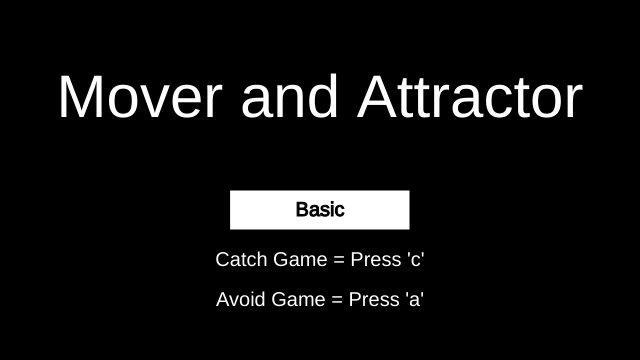
Frame 1 (no input)
Frame 60 (no input): identical to frame 1, image omitted
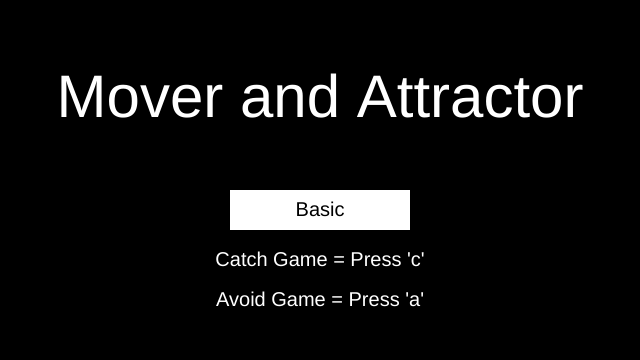
Frame 120 (the mouse pressed at the canvas centre since frame 60)

The p5.js sketch that drew these frames (run headless with seeded random() and noise() and a simulated clock; from frame 60 on, the mouse is pressed at the canvas centre):

// p5.js sketch
// ── sketch.js
let particle = [];
let color = [];
let i;
let dbool;
let ballNum;
let score;
let sum;
let time;
let now;
let gameover;
let selection; // 0 = main, 1 = basic, 2 = catch, 3 = avoid

function setup() {
  createCanvas(640, 360);
  background(255);
  dbool = 0;
  ballNum = 1;
  score = 0;
  sum = 0;
  time = 10;
  gameover = 0;
  selection = 0;

  for(i=0; i<30; i++) {
    particle[i] = new Particle(random(20, width-20), random(20, height-20), random(3, 5));
    color[i] = [];
    color[i][0] = random(255);
    color[i][1] = random(255);
    color[i][2] = random(255);
  }
}

function draw() {
  if(dbool == 1) { // d 모드
    background(255, 255, 255, 100);
    noStroke();
  }

  else {
    if(mouseIsPressed && key!= 'c') {
      noStroke();
    }

    else {
      background(255, 255, 255, 20);
      stroke(0);
    }
  }

  if(selection == 0) {
    background(0);
    fill(255);
    textAlign(CENTER, CENTER);
    textSize(60);
    text("Mover and Attractor", 320, 100);

    rectMode(CENTER);
    rect(320, 210, 180, 40);

    fill(0);
    textSize(20);
    text("Basic", 320, 210);
    fill(255);
    text("Catch Game = Press 'c'", 320, 260);
    text("Avoid Game = Press 'a'", 320, 300);

    if(key == 'c') {
      selection = 2;
      background(255);
    }

    else if(key == 'a') {
      selection = 3;
      background(255);
    }
  }

  else if(selection == 1) {
    ballNum = 1;
    score = 0;
    sum = 0;
    time = 10;
    gameover = 0;

    for(i=0; i<30; i++) {
      let power = createVector(random(-0.5, 0.5), random(-0.5, 0.5));
      particle[i].applyForce(power);

      fill(color[i][0], color[i][1], color[i][2]);

      particle[i].update();
      particle[i].edges();
      particle[i].display();
    }
  }

  else if(selection == 2)
    catchGame();

  else if(selection == 3)
    avoidGame();
}

function keyTyped() {

  for(i=0; i<30; i++) {
    if(key == 'r') {
      color[i][0] = random(255);
      color[i][1] = 0;
      color[i][2] = 0;
      dbool = 0;
    }

    else if(key == 'g') {
      color[i][0] = 0;
      color[i][1] = random(255);
      color[i][2] = 0;
      dbool = 0;
    }

    else if(key == 'b') {
      color[i][0] = 0;
      color[i][1] = 0;
      color[i][2] = random(255);
      dbool = 0;
    }

    else if(key == 'w') {
      color[i][0] = random(255);
      color[i][1] = random(255);
      color[i][2] = random(255);
      dbool = 0;
    }

    else if(key == 'd') {
      let r = random(255);

      color[i][0] = r;
      color[i][1] = r;
      color[i][2] = r;
      dbool = 1;
    }

    else if(key == ' ') {
      background(255);
      dbool = 0;
    }

    else if(key == 'a')
      now = frameCount;
  }
}

function mouseClicked() {
  if(mouseX>230 && mouseX<410 && mouseY>180 && mouseY<220 && selection == 0) {
    selection = 1;
    background(255);
  }
}

// ── Avoid.js
function avoidGame() {
  background(255);
  textSize(30);
  textAlign(CENTER, CENTER);
  fill(0);
  textFont("Sugarpunch DEMO");
  text('Score', 540, 30);
  text('Time', 60, 30);
  textSize(25);
  textFont("Modern Love");
  text(score, 540, 65);
  text(time, 60, 65);

  for(i=0; i<ballNum; i++) {
    let power = createVector(random(-0.1, 0.1), random(-0.1, 0.1));
    particle[i].applyForce(power);

    fill(color[i][0], color[i][1], color[i][2]);

    particle[i].update();
    particle[i].edges();
    particle[i].display();
  }

  for(i=0; i<ballNum; i++) {
    if(mouseX > particle[i].pos.x-particle[i].mass*5 && mouseX < particle[i].pos.x+particle[i].mass*5 && mouseY > particle[i].pos.y-particle[i].mass*5 && mouseY < particle[i].pos.y+particle[i].mass*5) {
      gameover = 1;
      break;
    }
  }

  if(key == 'h')
    selection = 0;

  if(gameover == 1) {
    background(0);
    textSize(65);
    fill(255);
    text("GAME OVER", 320, 180);
    textSize(20);
    text("Press 'h' to go to main page", 320, 250);
  }

  if((frameCount-now) % 60 == 0)
    time--;

  if(time == 0){
    ballNum++;
    time = 10;
  }
}

// ── Catch.js
function catchGame() {
  textSize(30);
  textAlign(CENTER, CENTER);
  fill(0);
  text('Score', 540, 20);
  textSize(20);
  text(score, 540, 50);

  for(i=0; i<ballNum; i++) {
    let power = createVector(random(-0.1, 0.1), random(-0.1, 0.1));
    particle[i].applyForce(power);

    fill(color[i][0], color[i][1], color[i][2]);

    particle[i].updateCatch();
    particle[i].edges();
    particle[i].display();
  }
}

function mousePressed() {
  for(i=0; i<ballNum; i++) {
    if(mouseX > particle[i].pos.x-particle[i].mass*5 && mouseX < particle[i].pos.x+particle[i].mass*5 && mouseY > particle[i].pos.y-particle[i].mass*5 && mouseY < particle[i].pos.y+particle[i].mass*5) {
      score++;
      sum++;
      continue;
    }
  }

  if(sum == ballNum) {
    ballNum++;
    sum = 0;
  }
}
// ── Particle.js
function Particle(x, y, m) {
  this.pos = createVector(x, y);
  this.vel = createVector(0, 0);
  this.acc = createVector(0, 0);
  this.mass = m;

  this.applyForce = function(force) {
    let f = force.copy();
    f.div(this.mass);
    this.acc.add(f);
  }

  this.update = function() {
    let mouse = createVector(mouseX, mouseY);
    this.acc = p5.Vector.sub(mouse, this.pos);
    this.acc.setMag(0.1);
    this.vel.add(this.acc);
    this.pos.add(this.vel);

    this.acc.set(0, 0);
  }

  this.updateCatch = function() {
    this.vel.add(this.acc);
    this.pos.add(this.vel);

    this.acc.set(0, 0);
  }

  this.display = function() {
    ellipse(this.pos.x, this.pos.y, this.mass*10, this.mass*10);
  }
  
  this.edges = function() {
    if(this.pos.y > height-this.mass*5 || this.pos.y < this.mass*5) {
      this.vel.y *= -1;
      
      if(this.pos.y > height-this.mass*5)
        this.pos.y = height-this.mass*5;
      else
        this.pos.y = this.mass*5;
    }

    if(this.pos.x > width-this.mass*5 || this.pos.x < this.mass*5) {
      this.vel.x *= -1;

      if(this.pos.x > width-this.mass*5)
        this.pos.x = width-this.mass*5;
      else
        this.pos.x = this.mass*5;
    }
  }
}
